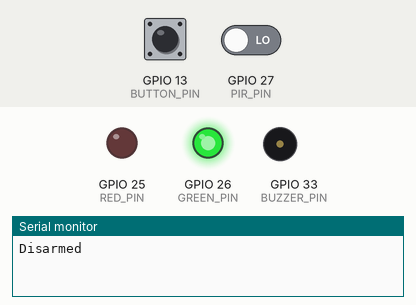
Recording of a sketch running on a simulated ESP32. On the bench: output pins drawn as LEDs (lit = HIGH), buzzer (waves = sounding), the last lines printed to the serial monitor. The test bench sets the inputs (shaded band); at power-on: GPIO 13 (BUTTON_PIN) HIGH, GPIO 27 (PIR_PIN) LOW.

Above: at 1.2 s.
1.3 s: GPIO 13 (BUTTON_PIN) pulled LOW for 0.15 s
At 4.2 s:
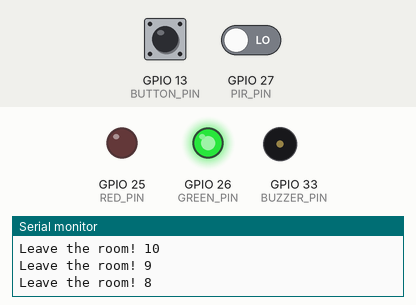
4.4 s: GPIO 13 (BUTTON_PIN) pulled LOW for 1 s
At 5.5 s:
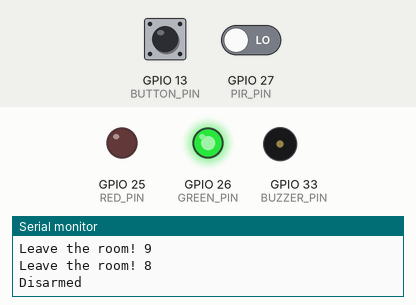
6.9 s: GPIO 13 (BUTTON_PIN) pulled LOW for 3.2 s
At 20.9 s:
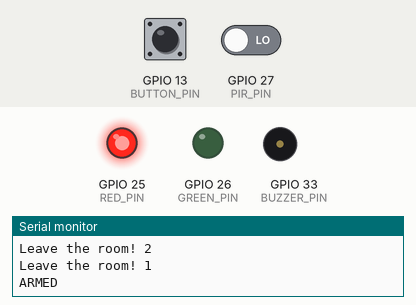
Timing chart, 0 to 21.6 s (numbered marks = the images above; inputs shaded):
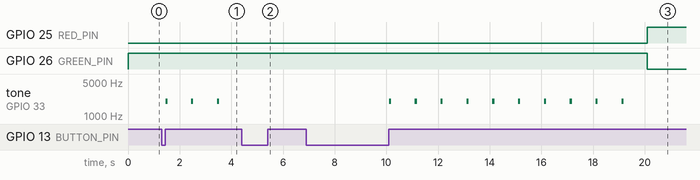

Measured:
- after the input at 1.3 s, tone on GPIO 33 (BUZZER_PIN): alternates 2000 Hz for 0.08 s and silent for 0.92 s, starting after 0.15 s
- after the input at 4.4 s, tone on GPIO 33 (BUZZER_PIN): stops changing and stays silent
- after the input at 6.9 s, GPIO 25 (RED_PIN): LOW → HIGH after 13.2 s; GPIO 26 (GREEN_PIN): HIGH → LOW after 13.2 s; tone on GPIO 33 (BUZZER_PIN): alternates 2000 Hz for 0.08 s and silent for 0.92 s, 20 changes in all, then stays silent, starting after 3.2 s

The sketch:

L13_AlarmLog.ino
```cpp
// Lesson 13 challenge solution: alarm with an exit delay and a time log
// After arming you get 10 seconds (fast beeps) to leave the room.
// Each alarm prints how long after arming it happened (mm:ss).

const int PIR_PIN = 27;
const int BUTTON_PIN = 13;
const int RED_PIN = 25;
const int GREEN_PIN = 26;
const int BUZZER_PIN = 33;
const int EXIT_DELAY = 10;          // seconds

bool armed = false;
bool wasMoving = false;
int alarms = 0;
unsigned long armedAt = 0;

void showState() {
  digitalWrite(RED_PIN, armed);
  digitalWrite(GREEN_PIN, !armed);
  Serial.println(armed ? "ARMED" : "Disarmed");
}

void exitCountdown() {
  for (int s = EXIT_DELAY; s > 0; s--) {
    Serial.print("Leave the room! ");
    Serial.println(s);
    tone(BUZZER_PIN, 2000, 80);
    delay(1000);
    if (digitalRead(BUTTON_PIN) == LOW) {   // pressed again: cancel
      armed = false;
      while (digitalRead(BUTTON_PIN) == LOW) {
        delay(10);
      }
      return;
    }
  }
}

void printTime(unsigned long ms) {
  int seconds = ms / 1000;
  int minutes = seconds / 60;
  seconds = seconds % 60;
  if (minutes < 10) Serial.print("0");
  Serial.print(minutes);
  Serial.print(":");
  if (seconds < 10) Serial.print("0");
  Serial.println(seconds);
}

void siren() {
  for (int i = 0; i < 6; i++) {
    digitalWrite(RED_PIN, HIGH);
    tone(BUZZER_PIN, 1200);
    delay(250);
    digitalWrite(RED_PIN, LOW);
    tone(BUZZER_PIN, 800);
    delay(250);
  }
  noTone(BUZZER_PIN);
  showState();
}

void setup() {
  Serial.begin(115200);
  pinMode(PIR_PIN, INPUT);
  pinMode(BUTTON_PIN, INPUT_PULLUP);
  pinMode(RED_PIN, OUTPUT);
  pinMode(GREEN_PIN, OUTPUT);
  showState();
}

void loop() {
  if (digitalRead(BUTTON_PIN) == LOW) {
    armed = !armed;
    while (digitalRead(BUTTON_PIN) == LOW) {
      delay(10);
    }
    if (armed) {
      exitCountdown();
      armedAt = millis();
    }
    showState();
    wasMoving = digitalRead(PIR_PIN) == HIGH;
  }

  bool moving = digitalRead(PIR_PIN) == HIGH;
  if (armed && moving && !wasMoving) {
    alarms = alarms + 1;
    Serial.print("Alarm ");
    Serial.print(alarms);
    Serial.print(" at ");
    printTime(millis() - armedAt);
    siren();
  }
  wasMoving = moving;
  delay(20);
}
```
